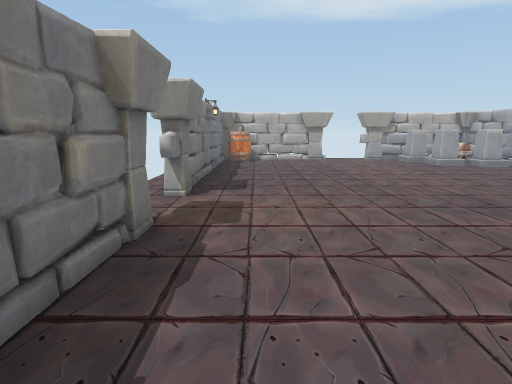
[1] (above)

13 first-person views from a walk through a Unity game level. The camera is 1.4 m above the floor, tilts 10° down and sees 75° across. The floor is counted in squares, 1 m on a side. Each view is taken from the middle of a square. On the plan, view 1 faces up. The plan holds only what a view shows up to about 15 squares ahead; the rest is blank. Some animated figures are not drawn. Door leaves are left out, so doorways stand open.

[2]
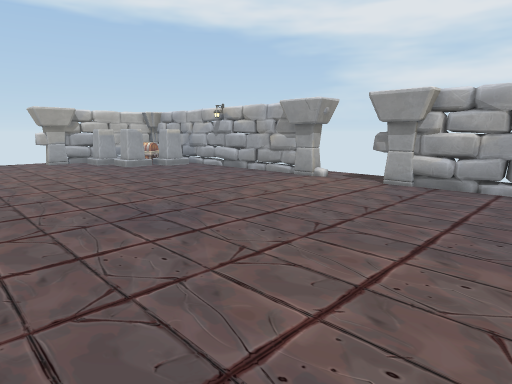

[3]
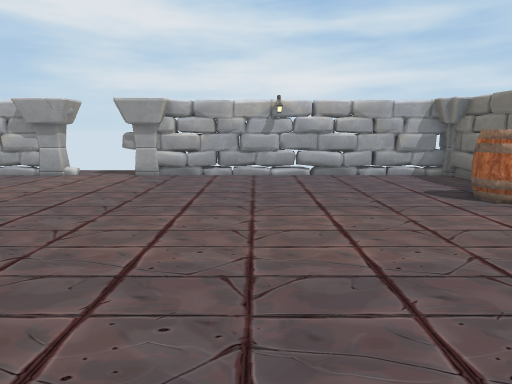

[4]
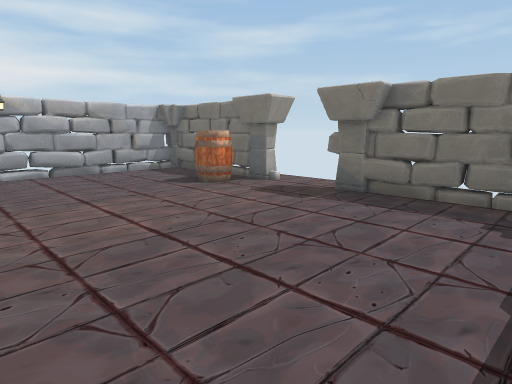

[5]
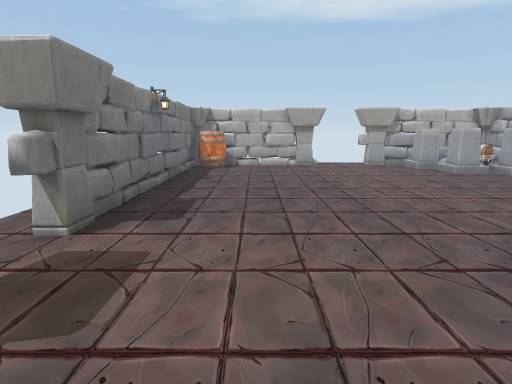

[6]
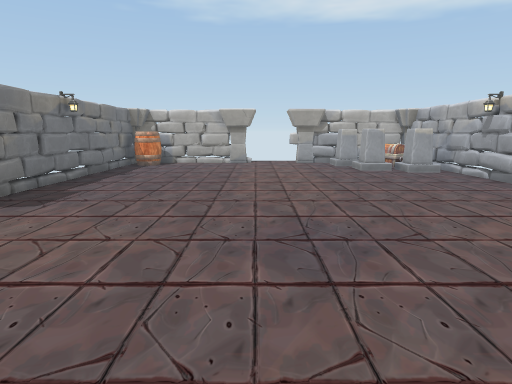

[7]
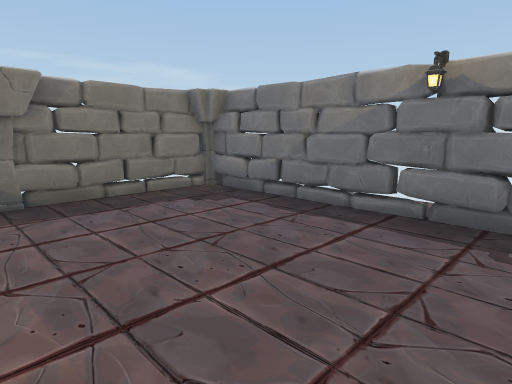

[8]
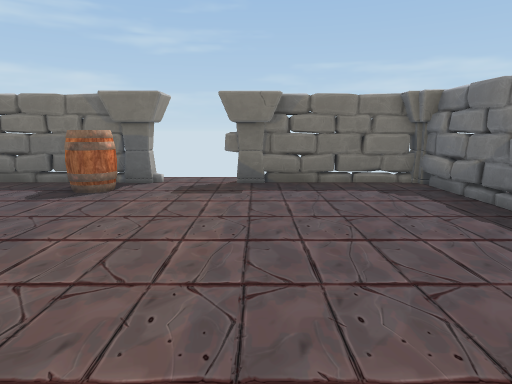

[9]
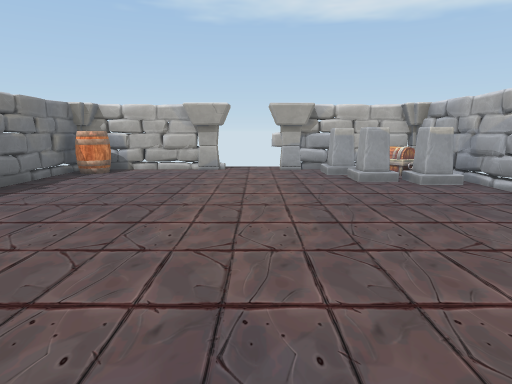

[10]
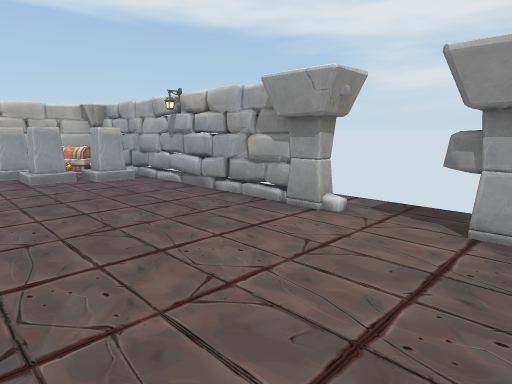

[11]
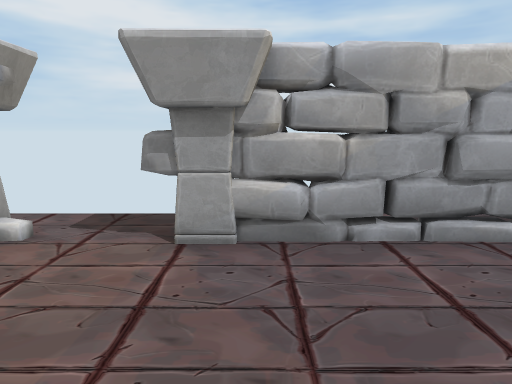

[12]
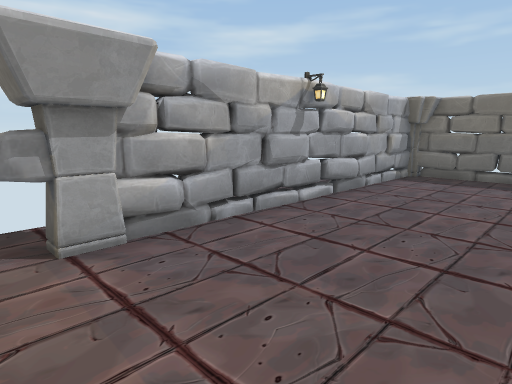

[13]
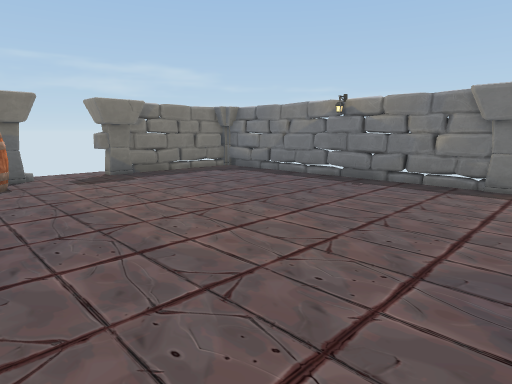

### Floor plan
Points are (right, up) in squares from view 1. A wall is a line through its corners. A room is listed if a view was taken in it or the views show most of it. See-through windows are left out.
Room 1 (views 1, 2, 3, 4, 5, 6, 7, 8, 9, 10, 11, 12, 13)
walls: (11.2, 3.8) (11.2, 4.3); (11.2, 8.4) (11.2, 17.5); (11.3, 8.6) (11.4, 9.2) (11, 9.9) (11.4, 11.3); (-1.7, 4.4) (-1.6, -5.4) (-0.1, -5.6) (0.2, -5.5) (0.8, -5.6); (-1.6, 3.8) (-1.8, 2.9); (-1.6, 3.2) (-1.7, 1.7); (11.1, 2.2) (11.3, 3.4); (-1.7, 9.1) (-1.8, 8.4); (-1.9, 3.3) (-1.6, 2.7); (11, 1.1) (11.2, 1.8); (-1.7, 10.1) (-1.6, 8.3); (-1.6, 10.4) (-1.8, 9.2); (11, 11.7) (11.4, 14.8); (-1.8, 1.2) (-1.5, -1.2); (-1.5, 0.8) (-1.9, -2.3); (11.2, 11.7) (11.3, 12.7); (11.3, 11.6) (11.1, 14.2); (-1.6, 0.7) (-1.8, 0.2); (11.2, 0.2) (11.1, 0.7); (-1.8, 0.7) (-1.9, 0.2); (-2, -0.4) (-2, -0.9); (11.1, -1.3) (11.3, -0.9); (11, -1.5) (11.3, 1.4) (11.2, 1.7); (11.5, -1.4) (11.4, -0.8); (-1.6, 13.7) (-1.8, 10.7); (-1.6, 13.9) (-1.9, 12.8); (11.1, -2.4) (11, -1.3); (-1.9, -2) (-1.6, -2.7) (-1.8, -4); (11.4, 14.5) (11.2, 15); (11.1, -3.1) (11.2, -2.4); (-1.5, 15.2) (-1.8, 13.6); (6.7, -5.4) (8.2, -5.6); (6.7, -5.5) (11.2, -5.5) (11.2, 4.6); (6.8, -5.5) (7.4, -5.4); (3.5, -5.6) (4, -5.7); (11.4, -3.9) (11.2, -3.4); (2.1, -5.5) (2.6, -5.5); (1.9, -5.5) (2.6, -5.6); (8.6, -5.4) (9.5, -5.6); (7.2, 18) (6.7, 18); (2.6, 18) (-1.5, 18); (8.9, -5.6) (10.4, -5.3); (0.5, -5.4) (1.7, -5.6); (2.3, 18) (1.4, 18.1) (1.2, 18); (9.7, -5.4) (10.1, -5.5); (11, -5) (11.3, -3.6); (0.9, 17.9) (-0.3, 18.1); (10.3, -5.5) (10.9, -5.6); (11.4, -5) (11.3, -3.9); (-1.6, 17) (-1.7, 15.9); (9.9, 17.9) (9.4, 18); (-1.6, -5.5) (-0.3, -5.4); (-1.8, 17.4) (-1.7, 16.4); (10.5, 18.1) (6.5, 18); (-1.6, -5.6) (3.8, -5.5); (-1.8, 17.5) (-1.7, 7)
low walls: (11.3, 8.5) (11.1, 11.5); (-1.8, 4.1) (-1.9, 3.3); (-1.8, 3.6) (-1.5, 2); (-2.1, 4.3) (-2.1, 3.8); (-1.6, 2.7) (-1.8, 2.2); (11.3, 10.3) (11.3, 10.8); (11.1, 1.3) (11.2, 2.9); (11, 0.6) (11.1, 1.2); (10.9, 0.2) (10.8, 0.7); (11.3, 0.3) (11, 3.6); (-1.8, -0.9) (-1.6, -2); (11.3, 14.3) (11, 15.7); (-1.7, -3.1) (-1.6, -4.3); (-1.8, -3.1) (-1.9, -3.6); (-1.8, 15.3) (-1.6, 13.9); (0.8, -5.5) (1.4, -5.4); (11.2, -5) (11.2, -4.5); (0.2, 17.9) (-0.3, 17.9)
ways out: open door at (-2, 6.5); open door at (4.5, -6); open door at (4.5, 18)
objects: pillar (-2, 5); pillar (-2, 8); barrel (-1, 17) to (0, 17); pillar (3, -6); pillar (3, 18); pillar (6, -6); barrel (7, -5) to (8, -4); pillar (8, 15) to (9, 15); pillar (8, 17); chest (9, 16) to (10, 17); pillar (10, 14) to (10, 15); pillar (11, 5); pillar (11, 7) to (11, 8)

Where each view was taken, in squares from view 1:
view 1: 0 up, 0 right, facing up
view 2: 1 up, 2 right, facing up-right
view 3: 1 up, 0 right, facing right
view 4: 2 up, 1 left, facing down-right
view 5: 3 up, 1 right, facing up
view 6: 2 up, 4 right, facing up
view 7: 2 up, 4 right, facing down-left
view 8: 4 up, 3 right, facing down
view 9: 5 up, 5 right, facing up
view 10: 4 up, 6 right, facing up-right
view 11: 4 up, 7 right, facing right
view 12: 6 up, 7 right, facing down-right
view 13: 6 up, 8 right, facing down-left
